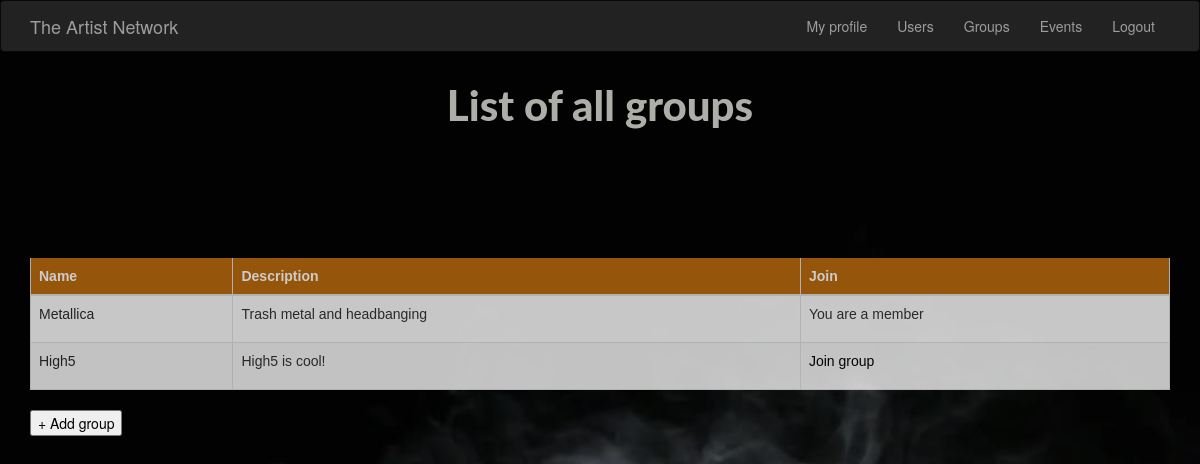
/groups (signed in), run on the app's committed database.
### app/models.py (models this page shows, shortened)
class Group(db.Model):
    id = db.Column(db.Integer, primary_key=True)
    groupName= db.Column(db.String(140))
    groupDescription = db.Column(db.String(140))
    event=db.relationship('Event', backref='eventAuthor', lazy='dynamic')
    posts=db.relationship('Post', backref='postGroup', lazy='dynamic')
    admin = db.Column(
        db.Integer, db.ForeignKey('artist.id'), nullable=True
    )

### app/__init__.py (the view)
    @app.route('/groups')
    @login_required
    def group_list():
        groups = Group.query.all()
        return render_template("groups/groups.html",
                               title="Groups",
                               groups=groups,
                               user=current_user)

### app/models.py (called while the page is built)
@login.user_loader
def load_user(id):
    return Artist.query.get(int(id))

    def is_in(self, group):
        return db.session.query(members).filter_by(
                group_id=group.id,
                artist_id=self.id).count() > 0

### app/templates/groups/groups.html (shortened to what this page needs)
{% extends "base.html" %}
{% block content %}
     <h1>List of all groups</h1>
    <div class="container border">
    <table class="table table-striped">
    <div class="content-section2">
    <div class="center">
        <thead style="color: #fcfcfc;">
        <th> Name </th>
        <th> Description </th>
        <th> Join </th>
        </thead>
        {% for group in groups %}
            <tr>
                <td>
                    <a style="color: #2a2b28;" href={{ url_for('group_details', groupname=group.groupName)}} >
                        {{ group.groupName }}
                    </a>
                </td>
                <td> {{ group.groupDescription }} </td>
                <td>
                    {% if user.is_in(group) %}
                    <p>You are a member</p>
                    {% else %}
                    <a style="color:black;" href="{{ url_for('join_group', group=group.groupName) }}">
                        <p> Join group</p>
                    </a>
                    {% endif %}
                </td>
            </tr>
        {% endfor %}
    </table>
    <a style="color:black;" href="{{ url_for('new_group') }}"><button>+ Add group</button></a>
    </div>
{% endblock %}

### app/static/css/style2.css (style rules this page uses)
body, html { width: 100%; height: 100%; }
h1 { font-family: "Lato", "Helvetica Neue", Helvetica, Arial, sans-serif; font-weight: 800; font-size: 300%; color: #F6F8ED; pmargin: auto; padding: 10px; opacity: 0.7; text-align: center; width:500px; margin: 0 auto; }
body { background: url(../img/intro2.jpg) no-repeat center center; background-size: cover; height: 100%; }
table { font-family: "Trebuchet MS", Arial, Helvetica, sans-serif; border-collapse: collapse; width: 100%; background-color: #f7f7f7; opacity: 0.8; }
td, th { border: 1px solid #ddd; padding: 8px; }
tr:nth-child(even) { background-color: #f2f2f2; }
th { padding-top: 12px; padding-bottom: 12px; text-align: left; background-color: #ba6a0e; color: white; }
.content-section2 { top: -50px; font-size: 120%; color: #fcfcfc; padding: 50px 0; height: 60%; margin: auto; width: 90%; opacity: 0.6; }
a, .navbar .navbar-default .navbar-brand, .navbar-default .navbar-nav>li>a { color: #F6F8ED; }
.center { margin: auto; width: 50%; padding: 10px; }

### data on the page
Group: groupName "Metallica", groupDescription "Trash metal and headbanging", shows "You are a member"
Group: groupName "High5", groupDescription "High5 is cool!"
